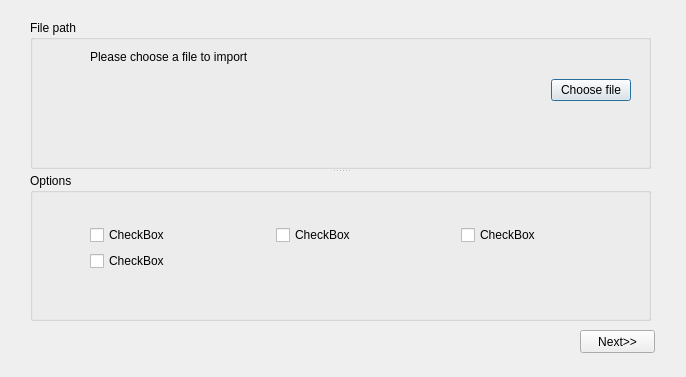
<?xml version="1.0" encoding="UTF-8"?>
<ui version="4.0">
 <class>Dialog</class>
 <widget class="QDialog" name="Dialog">
  <property name="geometry">
   <rect>
    <x>0</x>
    <y>0</y>
    <width>686</width>
    <height>377</height>
   </rect>
  </property>
  <property name="windowTitle">
   <string>Dialog</string>
  </property>
  <widget class="QStackedWidget" name="stackedWidget">
   <property name="geometry">
    <rect>
     <x>10</x>
     <y>10</y>
     <width>661</width>
     <height>351</height>
    </rect>
   </property>
   <property name="currentIndex">
    <number>0</number>
   </property>
   <widget class="QWidget" name="page">
    <widget class="QSplitter" name="splitter">
     <property name="geometry">
      <rect>
       <x>20</x>
       <y>10</y>
       <width>621</width>
       <height>301</height>
      </rect>
     </property>
     <property name="orientation">
      <enum>Qt::Vertical</enum>
     </property>
     <widget class="QGroupBox" name="groupBox">
      <property name="title">
       <string>File path</string>
      </property>
      <widget class="QWidget" name="verticalLayoutWidget">
       <property name="geometry">
        <rect>
         <x>20</x>
         <y>20</y>
         <width>581</width>
         <height>61</height>
        </rect>
       </property>
       <layout class="QVBoxLayout" name="verticalLayout">
        <item>
         <layout class="QHBoxLayout" name="horizontalLayout_3">
          <item>
           <spacer name="horizontalSpacer_2">
            <property name="orientation">
             <enum>Qt::Horizontal</enum>
            </property>
            <property name="sizeType">
             <enum>QSizePolicy::Fixed</enum>
            </property>
            <property name="sizeHint" stdset="0">
             <size>
              <width>40</width>
              <height>20</height>
             </size>
            </property>
           </spacer>
          </item>
          <item>
           <widget class="QLabel" name="label">
            <property name="text">
             <string>Please choose a file to import</string>
            </property>
           </widget>
          </item>
         </layout>
        </item>
        <item>
         <layout class="QHBoxLayout" name="horizontalLayout">
          <item>
           <spacer name="horizontalSpacer">
            <property name="orientation">
             <enum>Qt::Horizontal</enum>
            </property>
            <property name="sizeHint" stdset="0">
             <size>
              <width>40</width>
              <height>20</height>
             </size>
            </property>
           </spacer>
          </item>
          <item>
           <widget class="QPushButton" name="pushButton">
            <property name="text">
             <string>Choose file</string>
            </property>
           </widget>
          </item>
         </layout>
        </item>
       </layout>
      </widget>
     </widget>
     <widget class="QGroupBox" name="groupBox_2">
      <property name="title">
       <string>Options</string>
      </property>
      <widget class="QWidget" name="verticalLayoutWidget_2">
       <property name="geometry">
        <rect>
         <x>20</x>
         <y>20</y>
         <width>591</width>
         <height>111</height>
        </rect>
       </property>
       <layout class="QVBoxLayout" name="verticalLayout_2">
        <item>
         <layout class="QGridLayout" name="gridLayout_2">
          <item row="0" column="2">
           <widget class="QCheckBox" name="checkBox_3">
            <property name="text">
             <string>CheckBox</string>
            </property>
           </widget>
          </item>
          <item row="0" column="1">
           <widget class="QCheckBox" name="checkBox">
            <property name="text">
             <string>CheckBox</string>
            </property>
           </widget>
          </item>
          <item row="1" column="1">
           <widget class="QCheckBox" name="checkBox_4">
            <property name="text">
             <string>CheckBox</string>
            </property>
           </widget>
          </item>
          <item row="0" column="3">
           <widget class="QCheckBox" name="checkBox_2">
            <property name="text">
             <string>CheckBox</string>
            </property>
           </widget>
          </item>
          <item row="0" column="0">
           <spacer name="horizontalSpacer_3">
            <property name="orientation">
             <enum>Qt::Horizontal</enum>
            </property>
            <property name="sizeType">
             <enum>QSizePolicy::Fixed</enum>
            </property>
            <property name="sizeHint" stdset="0">
             <size>
              <width>40</width>
              <height>20</height>
             </size>
            </property>
           </spacer>
          </item>
         </layout>
        </item>
       </layout>
      </widget>
     </widget>
    </widget>
    <widget class="QPushButton" name="pushButton_2">
     <property name="geometry">
      <rect>
       <x>570</x>
       <y>320</y>
       <width>75</width>
       <height>23</height>
      </rect>
     </property>
     <property name="text">
      <string>Next&gt;&gt;</string>
     </property>
    </widget>
   </widget>
   <widget class="QWidget" name="page_2">
    <widget class="QGroupBox" name="groupBox_3">
     <property name="geometry">
      <rect>
       <x>20</x>
       <y>10</y>
       <width>621</width>
       <height>301</height>
      </rect>
     </property>
     <property name="title">
      <string>Info</string>
     </property>
     <widget class="QComboBox" name="comboBox">
      <property name="geometry">
       <rect>
        <x>280</x>
        <y>50</y>
        <width>211</width>
        <height>22</height>
       </rect>
      </property>
     </widget>
     <widget class="QLabel" name="label_3">
      <property name="geometry">
       <rect>
        <x>30</x>
        <y>50</y>
        <width>211</width>
        <height>16</height>
       </rect>
      </property>
      <property name="text">
       <string>Choose a table you want to import</string>
      </property>
     </widget>
    </widget>
    <widget class="QPushButton" name="pushButton_3">
     <property name="geometry">
      <rect>
       <x>570</x>
       <y>320</y>
       <width>75</width>
       <height>23</height>
      </rect>
     </property>
     <property name="text">
      <string>OK</string>
     </property>
    </widget>
   </widget>
  </widget>
 </widget>
 <resources/>
 <connections/>
</ui>
